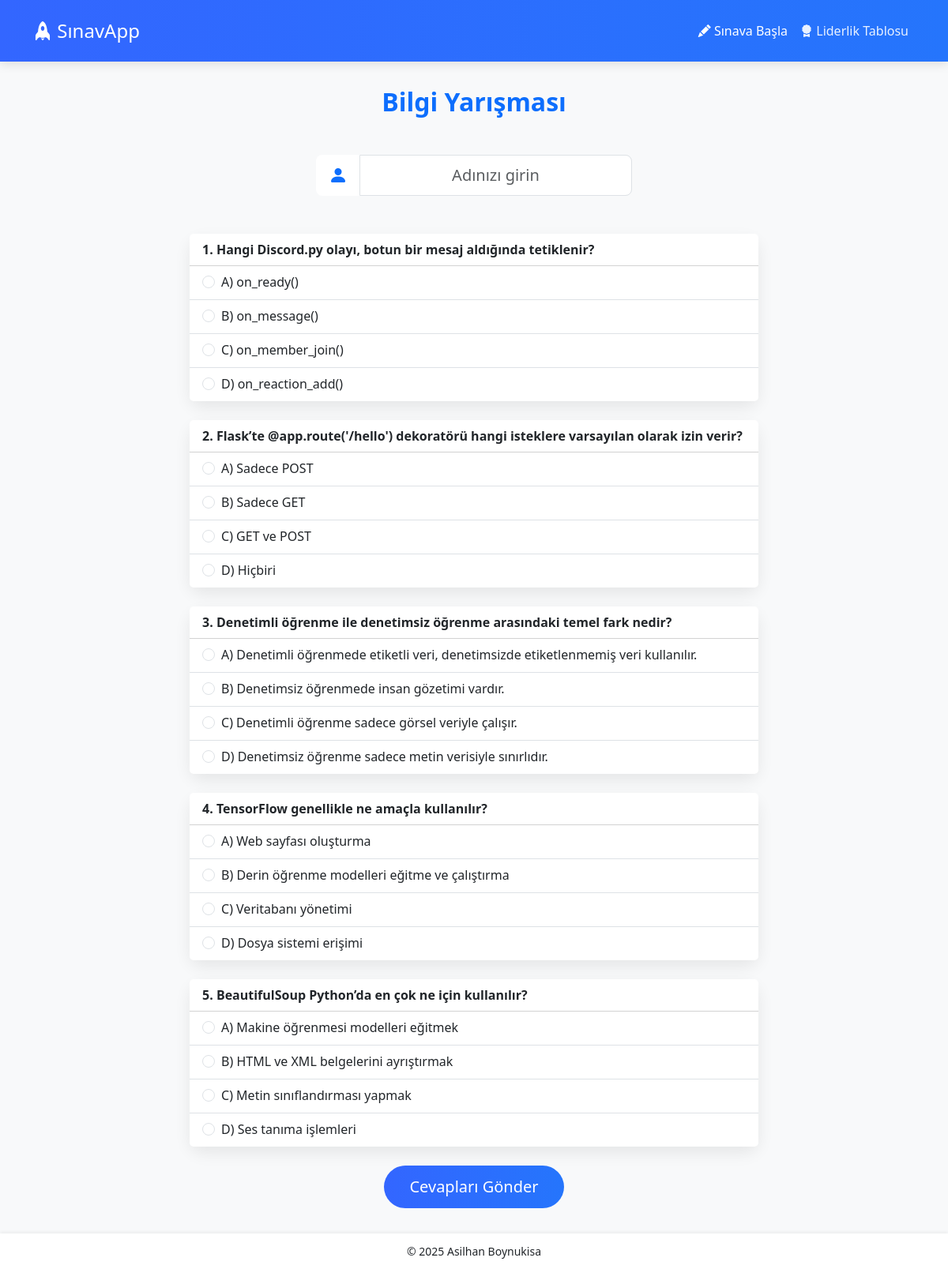
The page / on the database its author committed.
### app.py (models this page shows)
class Question(db.Model):
    id      = db.Column(db.Integer, primary_key=True)
    text    = db.Column(db.Text,    nullable=False)
    topic   = db.Column(db.String(32),  nullable=False)
    correct = db.Column(db.String(128), nullable=False)
    choices = db.Column(db.PickleType,  nullable=False)  # ['A','B','C','D'] :contentReference[oaicite:0]{index=0}&#8203;:contentReference[oaicite:1]{index=1}

### app.py (the view)
@app.route('/', methods=['GET'])
def exam():
    questions = Question.query.all()
    return render_template('exam.html', questions=questions)

### templates/exam.html (shortened to what this page needs)
{% extends 'base.html' %}
{% block content %}
  <div class="text-center mb-5">
    <h2 class="fw-bold text-primary">Bilgi Yarışması</h2>
  </div>
  <form method="post" action="{{ url_for('submit') }}">
    <div class="mb-5 mx-auto" style="max-width: 400px;">
      <div class="input-group input-group-lg">
        <span class="input-group-text bg-white border-0">
          <i class="bi-person-fill fs-4 text-primary"></i>
        </span>
        <input type="text"
               id="username"
               name="username"
               class="form-control text-center"
               placeholder="Adınızı girin"
               required>
      </div>
    </div>
    {% for q in questions %}
      <div class="card mb-4">
        <div class="card-header bg-white">
          <strong>{{ loop.index }}. {{ q.text }}</strong>
        </div>
        <ul class="list-group list-group-flush">
          {% set letters = ['A','B','C','D'] %}
          {% for i in range(4) %}
            <li class="list-group-item">
              <div class="form-check">
                <input class="form-check-input"
                       type="radio"
                       name="question-{{ q.id }}"
                       id="q{{ q.id }}{{ letters[i] }}"
                       value="{{ letters[i] }}"
                       required>
                <label class="form-check-label" for="q{{ q.id }}{{ letters[i] }}">
                  {{ letters[i] }}) {{ q.choices[i] }}
                </label>
              </div>
            </li>
          {% endfor %}
        </ul>
      </div>
    {% endfor %}
    <div class="text-center mt-4">
      <button type="submit" class="btn btn-primary btn-lg">
        Cevapları Gönder
      </button>
    </div>
  </form>
{% endblock %}

### templates/base.html (shortened to what this page needs)
<!DOCTYPE html>
<html lang="tr">
<head>
  <link href="https://cdn.jsdelivr.net/npm/bootstrap@5.4.0/dist/css/bootstrap.min.css" rel="stylesheet">
  <link href="https://cdn.jsdelivr.net/npm/bootstrap-icons@1.10.5/font/bootstrap-icons.css" rel="stylesheet">
</head>
<body>
  <nav class="navbar navbar-expand-lg navbar-dark sticky-top py-3">
    <div class="container">
      <a class="navbar-brand" href="{{ url_for('exam') }}">
        <i class="bi-rocket-fill"></i> SınavApp
      </a>
      <div class="collapse navbar-collapse justify-content-end" id="navMenu">
        <ul class="navbar-nav">
          <li class="nav-item">
            <a class="nav-link{% if request.endpoint=='exam' %} active{% endif %}"
               href="{{ url_for('exam') }}">
              <i class="bi-pencil-fill"></i> Sınava Başla
            </a>
          </li>
          <li class="nav-item">
            <a class="nav-link{% if request.endpoint=='leaderboard' %} active{% endif %}"
               href="{{ url_for('leaderboard') }}">
              <i class="bi-award-fill"></i> Liderlik Tablosu
            </a>
          </li>
        </ul>
      </div>
    </div>
  </nav>
  <main>
    <div class="inner-container">
      {% block content %}{% endblock %}
    </div>
  </main>
  <footer>
    &copy; 2025 Asilhan Boynukisa
  </footer>
</body>
</html>

### templates/base.html (style rules this page uses)
:root { --primary: #3366ff; --primary-alt: #2575fc; --navbar-gradient: linear-gradient(90deg, var(--primary), var(--primary-alt)); --bg-light: #f8f9fa; --card-radius: 1rem; }
body { background-color: var(--bg-light); margin: 0; display: flex; flex-direction: column; min-height: 100vh; font-family: 'Segoe UI', Tahoma, sans-serif; }
.navbar { background: var(--navbar-gradient); box-shadow: 0 4px 12px rgba(0,0,0,0.1); }
.navbar .navbar-brand { font-size: 1.5rem; }
.navbar .nav-link { color: rgba(255,255,255,0.9); font-weight: 500; transition: color .2s; }
.navbar .nav-link:hover, .navbar .nav-link.active { color: #fff; }
main { flex: 1; display: flex; align-items: center; justify-content: center; padding: 2rem 1rem; }
.inner-container { width: 100%; max-width: 720px; }
.card { border: none; border-radius: var(--card-radius); box-shadow: 0 8px 20px rgba(0,0,0,0.08); }
.btn-primary { background: var(--navbar-gradient); border: none; border-radius: 50px; padding: 0.75rem 2rem; transition: background .2s, transform .2s; }
footer { background-color: #fff; text-align: center; padding: 0.75rem 1rem; font-size: 0.875rem; box-shadow: 0 -2px 4px rgba(0,0,0,0.05); }

### rows shown on the page
Question: text "Hangi Discord.py olayı, botun bir mesaj aldığında tetiklenir?", letters "A" "B" "C" "D", choices "on_ready()" "on_message()" "on_member_join()" "on_reaction_add()"
Question: text "Flask’te @app.route('/hello') dekoratörü hangi isteklere varsayılan olarak izin verir?", letters "A" "B" "C" "D", choices "Sadece POST" "Sadece GET" "GET ve POST" "Hiçbiri"
Question: text "Denetimli öğrenme ile denetimsiz öğrenme arasındaki temel fark nedir?", letters "A" "B" "C" "D", choices "Denetimli öğrenmede etiketli veri, denetimsizde etiketlenmemiş veri kullanılır." "Denetimsiz öğrenmede insan gözetimi vardır." "Denetimli öğrenme sadece görsel veriyle çalışır." "Denetimsiz öğrenme sadece metin verisiyle sınırlıdır."
Question: text "TensorFlow genellikle ne amaçla kullanılır?", letters "A" "B" "C" "D", choices "Web sayfası oluşturma" "Derin öğrenme modelleri eğitme ve çalıştırma" "Veritabanı yönetimi" "Dosya sistemi erişimi"
Question: text "BeautifulSoup Python’da en çok ne için kullanılır?", letters "A" "B" "C" "D", choices "Makine öğrenmesi modelleri eğitmek" "HTML ve XML belgelerini ayrıştırmak" "Metin sınıflandırması yapmak" "Ses tanıma işlemleri"
